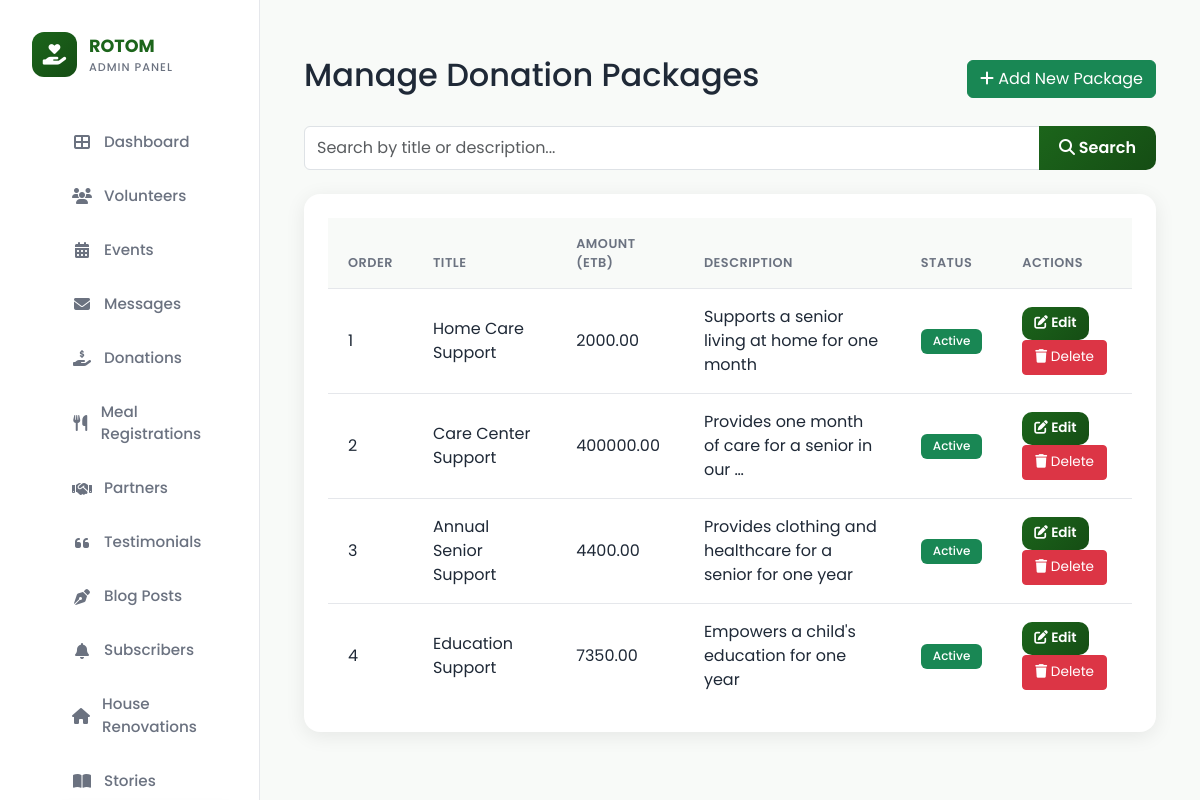
The page /dashboard/manage-packages/ (signed in) on the database its author committed.
### rotom/models.py (models this page shows, shortened)
class DonationPackage(models.Model):
    title = models.CharField(max_length=200, help_text="Package title (e.g., Home Care Support)")
    title_am = models.CharField(max_length=200, blank=True, help_text="Amharic translation of title (optional)")
    amount = models.DecimalField(max_digits=10, decimal_places=2, help_text="Amount in ETB")
    description = models.CharField(max_length=300, help_text="Short description (e.g., Supports a senior living at home for one month)")
    description_am = models.CharField(max_length=300, blank=True, help_text="Amharic translation of description (optional)")
    features = models.TextField(help_text="List of features, one per line")
    features_am = models.TextField(blank=True, help_text="Amharic translation of features, one per line (optional)")
    order = models.IntegerField(default=0, help_text="Display order (lower numbers appear first)")
    is_active = models.BooleanField(default=True, help_text="Check to display on donation page")
    created_at = models.DateTimeField(auto_now_add=True)
    updated_at = models.DateTimeField(auto_now=True)
    class Meta:
        ordering = ['order', 'amount']
        verbose_name_plural = "Donation Packages"

### dashboard/views.py (the view)
# urls.py: path('manage-packages/', views.manage_packages, name='manage_packages'),
@staff_member_required(login_url='dashboard:login')
def manage_packages(request):
    search = request.GET.get('search', '')
    packages = DonationPackage.objects.all().order_by('order', 'amount')
    if search:
        packages = packages.filter(
            models.Q(title__icontains=search) |
            models.Q(description__icontains=search)
        )
    paginator = Paginator(packages, 10)
    packages_paginated = paginator.get_page(request.GET.get('page'))
    return render(request, 'dashboard/manage_packages.html', {
        'packages': packages_paginated,
        'search': search,
    })

### rotom/context_processors.py (called while the page is built)
def navbar_pattern(request):
    try:
        active_pattern = NavbarPattern.objects.filter(is_active=True).first()
    except Exception:
        active_pattern = None
    try:
        navbar_content = {obj.key: obj.value for obj in SiteContent.objects.filter(page='navbar')}
    except Exception:
        navbar_content = {}
    return {
        'navbar_pattern': active_pattern,
        'navbar_content': navbar_content,
    }

### dashboard/templates/dashboard/manage_packages.html (shortened to what this page needs)
{% extends 'dashboard/base_admin.html' %}
{% load static %}
{% block content %}
<div class="container-fluid py-4">
    <div class="d-flex justify-content-between align-items-center mb-4">
        <h2>Manage Donation Packages</h2>
        <a href="{% url 'dashboard:create_package' %}" class="btn btn-success">
            <i class="fas fa-plus"></i> Add New Package
        </a>
    </div>
    <form method="get" class="mb-4">
        <div class="input-group">
            <input type="text" name="search" class="form-control" placeholder="Search by title or description..." value="{{ search }}">
            <button class="btn btn-primary" type="submit">
                <i class="fas fa-search"></i> Search
            </button>
        </div>
    </form>
    <div class="card">
        <div class="card-body">
            <div class="table-responsive">
                <table class="table table-hover">
                    <thead>
                        <tr>
                            <th>Order</th>
                            <th>Title</th>
                            <th>Amount (ETB)</th>
                            <th>Description</th>
                            <th>Status</th>
                            <th>Actions</th>
                        </tr>
                    </thead>
                    <tbody>
                        {% for package in packages %}
                        <tr>
                            <td>{{ package.order }}</td>
                            <td>{{ package.title }}</td>
                            <td>{{ package.amount|floatformat:2 }}</td>
                            <td>{{ package.description|truncatewords:10 }}</td>
                            <td>
                                {% if package.is_active %}
                                <span class="badge bg-success">Active</span>
                                {% else %}
                                <span class="badge bg-secondary">Inactive</span>
                                {% endif %}
                            </td>
                            <td>
                                <a href="{% url 'dashboard:edit_package' package.pk %}" class="btn btn-sm btn-primary">
                                    <i class="fas fa-edit"></i> Edit
                                </a>
                                <a href="{% url 'dashboard:delete_package' package.pk %}"
                                   class="btn btn-sm btn-danger"
                                   onclick="return confirm('Are you sure you want to delete this package?')">
                                    <i class="fas fa-trash"></i> Delete
                                </a>
                            </td>
                        </tr>
                        {% empty %}
                        <tr>
                            <td colspan="6" class="text-center">No packages found.</td>
                        </tr>
                        {% endfor %}
                    </tbody>
                </table>
            </div>
        </div>
    </div>
</div>
{% endblock %}

### rows shown on the page
DonationPackage: order "1", title "Home Care Support", amount "2000.00", description "Supports a senior living at home for one month", is_active "Active"
DonationPackage: order "2", title "Care Center Support", amount "400000.00", description "Provides one month of care for a senior in our …", is_active "Active"
DonationPackage: order "3", title "Annual Senior Support", amount "4400.00", description "Provides clothing and healthcare for a senior for one year", is_active "Active"
DonationPackage: order "4", title "Education Support", amount "7350.00", description "Empowers a child's education for one year", is_active "Active"
